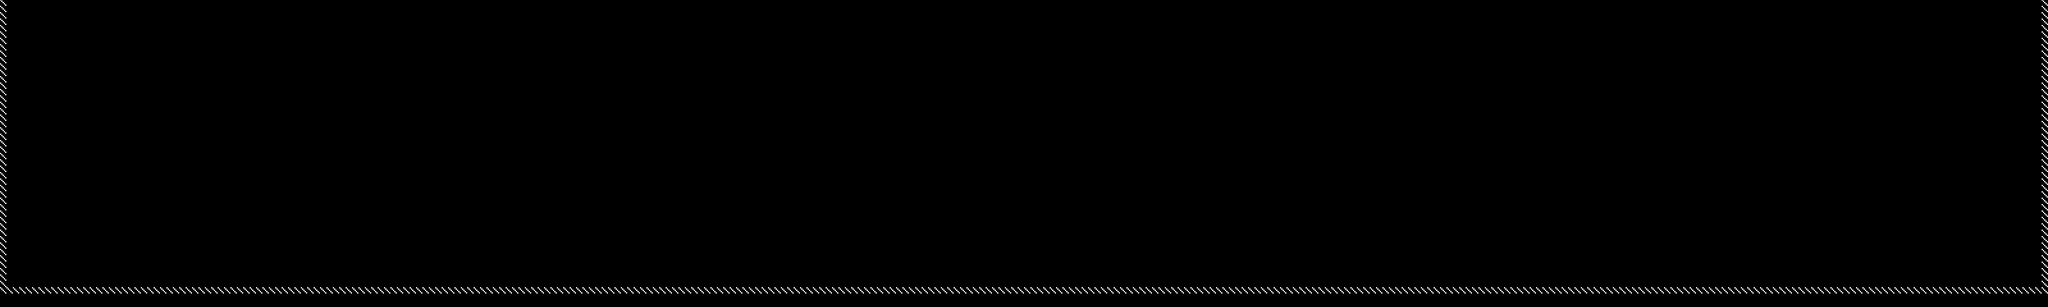

Rendered tile map (Tiled .tmx) drawn with the repository's tilesets; below, a short description and the map source with its tile grids summarised:
An orthogonal 320x48 tile map with 10x10 px tiles, 1 tile layer (Tile Layer 1), 3 tilesets.

<map version="1.0" orientation="orthogonal" renderorder="right-down" width="320" height="48" tilewidth="10" tileheight="10" nextobjectid="11">
 <tileset firstgid="1" name="debug10x10" tilewidth="10" tileheight="10" tilecount="1" columns="1">
  <image source="../assets/graphics/debug/tile10x10.gif" width="10" height="10" />
 </tileset>
 <tileset firstgid="2" name="box" tilewidth="40" tileheight="40" tilecount="1" columns="1">
  <image source="../assets/graphics/debug/box.gif" width="40" height="40" />
 </tileset>
 <tileset firstgid="3" name="debug_door" tilewidth="50" tileheight="80" tilecount="6" columns="6">
  <image source="../assets/graphics/debug/door.gif" width="300" height="80" />
 </tileset>
 <layer name="Tile Layer 1" width="320" height="48" offsetx="0" offsety="-1">
  <data>[15360 cells, 410 non-empty, 1 distinct tile ids]</data>
 </layer>
</map>
